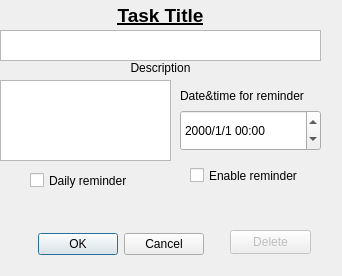
<?xml version="1.0" encoding="UTF-8"?>
<ui version="4.0">
 <class>newTask</class>
 <widget class="QDialog" name="newTask">
  <property name="geometry">
   <rect>
    <x>0</x>
    <y>0</y>
    <width>342</width>
    <height>276</height>
   </rect>
  </property>
  <property name="windowTitle">
   <string>Dialog</string>
  </property>
  <widget class="QDialogButtonBox" name="buttonBox">
   <property name="geometry">
    <rect>
     <x>-40</x>
     <y>230</y>
     <width>321</width>
     <height>29</height>
    </rect>
   </property>
   <property name="orientation">
    <enum>Qt::Horizontal</enum>
   </property>
   <property name="standardButtons">
    <set>QDialogButtonBox::Cancel|QDialogButtonBox::Ok</set>
   </property>
   <property name="centerButtons">
    <bool>true</bool>
   </property>
  </widget>
  <widget class="QLabel" name="task_title">
   <property name="geometry">
    <rect>
     <x>0</x>
     <y>-10</y>
     <width>321</width>
     <height>51</height>
    </rect>
   </property>
   <property name="text">
    <string>&lt;html&gt;&lt;head/&gt;&lt;body&gt;&lt;p&gt;&lt;span style=&quot; font-size:14pt; font-weight:700; text-decoration: underline;&quot;&gt;Task Title&lt;/span&gt;&lt;/p&gt;&lt;/body&gt;&lt;/html&gt;</string>
   </property>
   <property name="textFormat">
    <enum>Qt::AutoText</enum>
   </property>
   <property name="alignment">
    <set>Qt::AlignCenter</set>
   </property>
  </widget>
  <widget class="QPlainTextEdit" name="title_textedit">
   <property name="geometry">
    <rect>
     <x>0</x>
     <y>30</y>
     <width>321</width>
     <height>31</height>
    </rect>
   </property>
  </widget>
  <widget class="QLabel" name="label">
   <property name="geometry">
    <rect>
     <x>10</x>
     <y>60</y>
     <width>301</width>
     <height>16</height>
    </rect>
   </property>
   <property name="text">
    <string>Description</string>
   </property>
   <property name="alignment">
    <set>Qt::AlignCenter</set>
   </property>
  </widget>
  <widget class="QPlainTextEdit" name="des_textedit">
   <property name="geometry">
    <rect>
     <x>0</x>
     <y>80</y>
     <width>171</width>
     <height>81</height>
    </rect>
   </property>
  </widget>
  <widget class="QDateTimeEdit" name="reminderdatetime">
   <property name="enabled">
    <bool>true</bool>
   </property>
   <property name="geometry">
    <rect>
     <x>180</x>
     <y>110</y>
     <width>141</width>
     <height>41</height>
    </rect>
   </property>
   <property name="toolTip">
    <string>&lt;html&gt;&lt;head/&gt;&lt;body&gt;&lt;p&gt;Set the date or time for reminder&lt;/p&gt;&lt;/body&gt;&lt;/html&gt;</string>
   </property>
   <property name="locale">
    <locale language="English" country="UnitedKingdom"/>
   </property>
   <property name="dateTime">
    <datetime>
     <hour>0</hour>
     <minute>0</minute>
     <second>0</second>
     <year>2000</year>
     <month>1</month>
     <day>1</day>
    </datetime>
   </property>
   <property name="displayFormat">
    <string>yyyy/M/d hh:mm</string>
   </property>
  </widget>
  <widget class="QLabel" name="label_2">
   <property name="enabled">
    <bool>true</bool>
   </property>
   <property name="geometry">
    <rect>
     <x>180</x>
     <y>80</y>
     <width>141</width>
     <height>31</height>
    </rect>
   </property>
   <property name="text">
    <string>Date&amp;time for reminder</string>
   </property>
  </widget>
  <widget class="QCheckBox" name="remindercb">
   <property name="geometry">
    <rect>
     <x>190</x>
     <y>160</y>
     <width>121</width>
     <height>31</height>
    </rect>
   </property>
   <property name="text">
    <string>Enable reminder</string>
   </property>
  </widget>
  <widget class="QPushButton" name="deletebutton">
   <property name="enabled">
    <bool>false</bool>
   </property>
   <property name="geometry">
    <rect>
     <x>230</x>
     <y>230</y>
     <width>81</width>
     <height>24</height>
    </rect>
   </property>
   <property name="text">
    <string>Delete</string>
   </property>
  </widget>
  <widget class="QCheckBox" name="daily">
   <property name="geometry">
    <rect>
     <x>30</x>
     <y>170</y>
     <width>111</width>
     <height>21</height>
    </rect>
   </property>
   <property name="text">
    <string>Daily reminder</string>
   </property>
  </widget>
 </widget>
 <resources/>
 <connections>
  <connection>
   <sender>buttonBox</sender>
   <signal>accepted()</signal>
   <receiver>newTask</receiver>
   <slot>accept()</slot>
   <hints>
    <hint type="sourcelabel">
     <x>248</x>
     <y>254</y>
    </hint>
    <hint type="destinationlabel">
     <x>157</x>
     <y>274</y>
    </hint>
   </hints>
  </connection>
  <connection>
   <sender>buttonBox</sender>
   <signal>rejected()</signal>
   <receiver>newTask</receiver>
   <slot>reject()</slot>
   <hints>
    <hint type="sourcelabel">
     <x>316</x>
     <y>260</y>
    </hint>
    <hint type="destinationlabel">
     <x>286</x>
     <y>274</y>
    </hint>
   </hints>
  </connection>
 </connections>
</ui>
